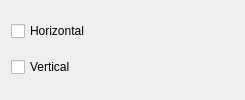
<?xml version="1.0" encoding="UTF-8"?>
<ui version="4.0">
 <class>FormFlip</class>
 <widget class="QWidget" name="FormFlip">
  <property name="geometry">
   <rect>
    <x>0</x>
    <y>0</y>
    <width>245</width>
    <height>100</height>
   </rect>
  </property>
  <property name="windowTitle">
   <string>Form</string>
  </property>
  <layout class="QVBoxLayout" name="verticalLayout">
   <item>
    <widget class="QCheckBox" name="checkBox">
     <property name="text">
      <string>Horizontal</string>
     </property>
    </widget>
   </item>
   <item>
    <widget class="QCheckBox" name="checkBox_2">
     <property name="text">
      <string>Vertical</string>
     </property>
    </widget>
   </item>
  </layout>
 </widget>
 <resources/>
 <connections/>
</ui>
